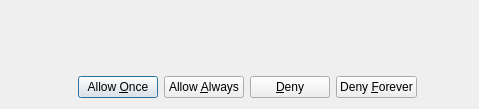
<ui version="4.0" >
 <author></author>
 <comment></comment>
 <exportmacro></exportmacro>
 <class>KBetterThanKDialogBase</class>
 <widget class="QDialog" name="KBetterThanKDialogBase" >
  <property name="geometry" >
   <rect>
    <x>0</x>
    <y>0</y>
    <width>479</width>
    <height>109</height>
   </rect>
  </property>
  <layout class="QGridLayout" >
   <property name="margin" >
    <number>11</number>
   </property>
   <property name="spacing" >
    <number>6</number>
   </property>
   <item row="0" column="0" colspan="3" >
    <widget class="QLabel" name="_label" />
   </item>
   <item row="1" column="2" >
    <spacer>
     <property name="orientation" >
      <enum>Qt::Horizontal</enum>
     </property>
     <property name="sizeType" >
      <enum>QSizePolicy::Expanding</enum>
     </property>
     <property name="sizeHint" >
      <size>
       <width>41</width>
       <height>21</height>
      </size>
     </property>
    </spacer>
   </item>
   <item row="1" column="1" >
    <layout class="QHBoxLayout" >
     <property name="margin" >
      <number>0</number>
     </property>
     <property name="spacing" >
      <number>6</number>
     </property>
     <item>
      <widget class="QPushButton" name="_allowOnce" >
       <property name="text" >
        <string>Allow &amp;Once</string>
       </property>
       <property name="default" >
        <bool>true</bool>
       </property>
      </widget>
     </item>
     <item>
      <widget class="QPushButton" name="_allowAlways" >
       <property name="text" >
        <string>Allow &amp;Always</string>
       </property>
      </widget>
     </item>
     <item>
      <widget class="QPushButton" name="_deny" >
       <property name="text" >
        <string>&amp;Deny</string>
       </property>
      </widget>
     </item>
     <item>
      <widget class="QPushButton" name="_denyForever" >
       <property name="text" >
        <string>Deny &amp;Forever</string>
       </property>
      </widget>
     </item>
    </layout>
   </item>
   <item row="1" column="0" >
    <spacer>
     <property name="orientation" >
      <enum>Qt::Horizontal</enum>
     </property>
     <property name="sizeType" >
      <enum>QSizePolicy::Expanding</enum>
     </property>
     <property name="sizeHint" >
      <size>
       <width>61</width>
       <height>21</height>
      </size>
     </property>
    </spacer>
   </item>
  </layout>
 </widget>
 <layoutdefault spacing="6" margin="11" />
 <resources/>
 <connections/>
</ui>
